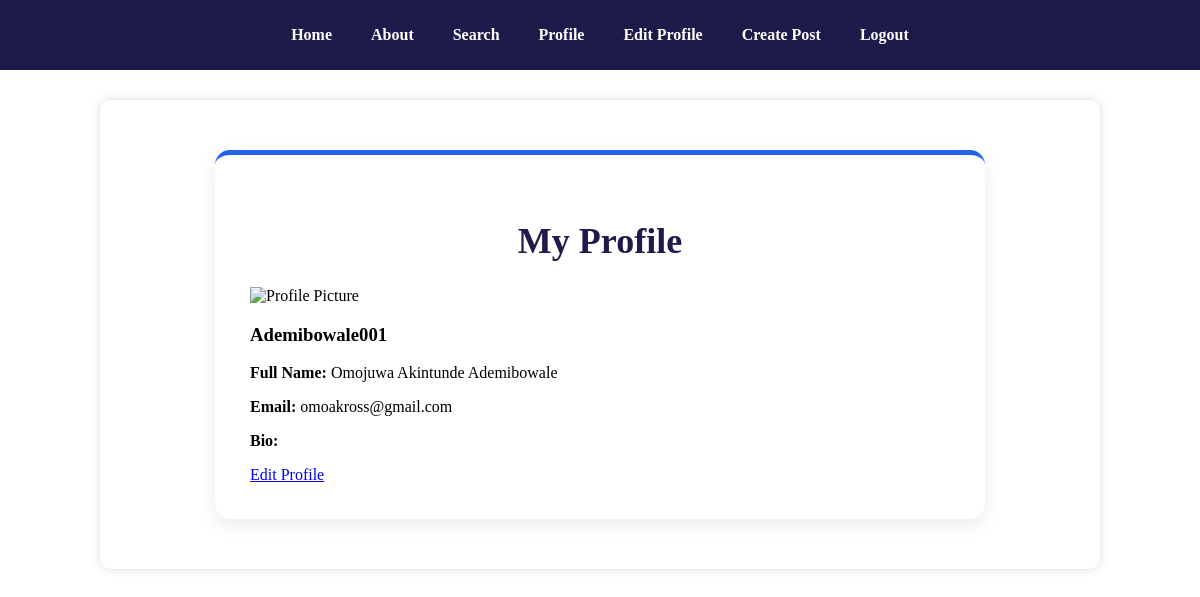
Screenshot of /profile (signed in) with the database file from the repository.
### models/user.py (models this page shows, shortened)
class User(db.Model, UserMixin):
    __tablename__ = "users"
    id = db.Column(db.Integer, primary_key=True)
    full_name = db.Column(db.String(150), nullable=False)
    username = db.Column(db.String(80), unique=True, nullable=False)
    email = db.Column(db.String(120), unique=True, nullable=False)
    password = db.Column(db.String(255), nullable=False)
    bio = db.Column(db.Text, default="")
    profile_picture = db.Column(
        db.String(255),
        default="default_profile.png"
    )
    created_at = db.Column(
        db.DateTime,
        default=datetime.utcnow
    )
    is_admin = db.Column(
        db.Boolean,
        default=False
    )
    is_suspended = db.Column(
        db.Boolean,
        default=False
    )
    is_banned = db.Column(
        db.Boolean,
        default=False
    )

### routes/auth.py (the view)
@auth.route("/profile")
@login_required
def profile():
    return render_template(
        "profile.html",
        user=current_user
    )

### templates/profile.html (shortened to what this page needs)
{% extends "base.html" %}
{% block content %}
<div class="profile-container">
    <h2>My Profile</h2>
    <img src="{{ url_for('static', filename='default-profile.png') }}" alt="Profile Picture" class="profile-image">
    <h3>{{ user.username }}</h3>
    <p><strong>Full Name:</strong> {{ user.full_name }}</p>
    <p><strong>Email:</strong> {{ user.email }}</p>
    <p><strong>Bio:</strong> {{ user.bio }}</p>
    <a href="{{ url_for('auth.edit_profile') }}" class="btn">
        Edit Profile
    </a>
</div>
{% endblock %}

### static/style.css (style rules this page uses)
body { margin: 0; padding: 0; font-family: 'Times New Roman', Times, serif; background: white; }
h2 { color: #333333; }
.profile-container { width: 100%; max-width: 700px; margin: 30px auto; padding: 35px; background: #fff; border-radius: 15px; box-shadow: 0 6px 20px rgba(0, 0, 0, .08); border-top: 5px solid #2563EB; }
.profile-container h2 { text-align: center; color: #1E1B4B; font-size: 36px; margin-bottom: 25px; }

### rows the page displays
User: username "Ademibowale001", full_name "Omojuwa Akintunde Ademibowale", email "omoakross@gmail.com"
